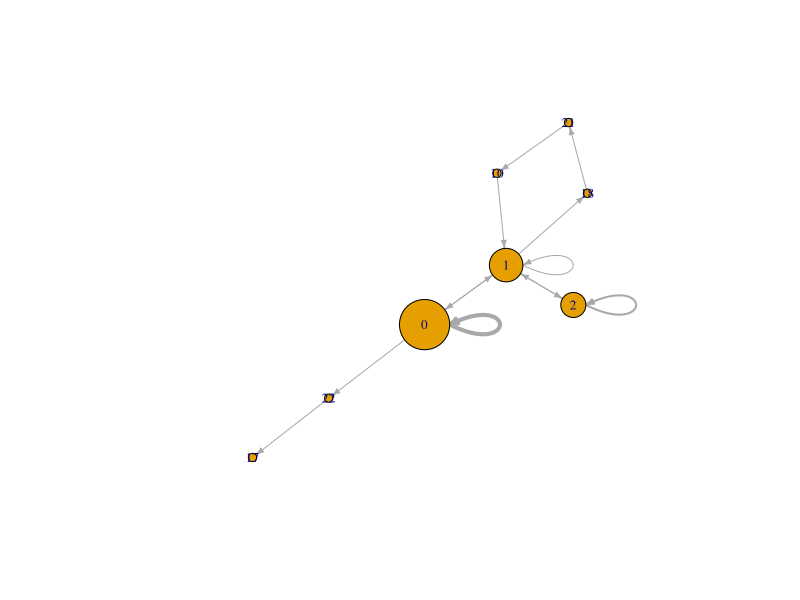

Write R code to recreate this figure.
library(readr)
library(dplyr)
library(igraph)

# =====================================================
# CARGAR DATOS
# =====================================================

Secuencia <- read_delim(
  "Secuencia.csv",
  delim = ";",
  escape_double = FALSE,
  trim_ws = TRUE
)

# =====================================================
# FUNCION PARA RECONSTRUIR RED AOI->AOI
# =====================================================

build_aoi_network <- function(df){
  
  # Orden temporal
  df <- df[order(df$Secuencia), ]
  
  # AOIs visitados
  areas <- df$Area
  
  # Si solo hay una observación no se puede construir red
  if(length(areas) < 2){
    
    return(NULL)
    
  }
  
  # Transiciones consecutivas
  edges <- data.frame(
    from = head(areas,-1),
    to   = tail(areas,-1)
  )
  
  # Frecuencia de transición
  edges_weighted <- edges %>%
    count(from,to,name="weight")
  
  # Grafo dirigido
  g <- graph_from_data_frame(
    edges_weighted,
    directed = TRUE
  )
  
  # Peso de aristas
  E(g)$weight <- edges_weighted$weight
  
  # Frecuencia de visitas por AOI
  node_freq <- table(areas)
  
  V(g)$visits <- as.numeric(
    node_freq[
      match(
        V(g)$name,
        names(node_freq)
      )
    ]
  )
  
  # Devolver todo
  return(
    list(
      graph = g,
      edges = edges,
      edges_weighted = edges_weighted,
      node_freq = node_freq
    )
  )
}

# =====================================================
# CONSTRUIR TODAS LAS REDES
# =====================================================

NetworkList <- list()

subjects <- unique(Secuencia$Sujeto)

for(s in subjects){
  
  cat("Procesando sujeto:",s,"\n")
  
  data_s <- filter(
    Secuencia,
    Sujeto == s
  )
  
  ensayos <- unique(data_s$Ensayo)
  
  for(e in ensayos){
    
    data_se <- filter(
      data_s,
      Ensayo == e
    )
    
    net <- build_aoi_network(data_se)
    
    if(!is.null(net)){
      
      nombre <- paste0(
        "S",
        s,
        "_E",
        e
      )
      
      NetworkList[[nombre]] <- net
      
    }
  }
}

# =====================================================
# EJEMPLO
# =====================================================

net104 <- NetworkList[["S104_E1"]]

plot(
  net104$graph,
  vertex.size = V(net104$graph)$visits * 5,
  edge.width = E(net104$graph)$weight,
  vertex.label.cex = 0.8,
  edge.arrow.size = .4,
  layout = layout_with_fr(net104$graph)
)

length(NetworkList)

Secuencia |>
  dplyr::distinct(Sujeto, Ensayo) |>
  nrow()


Problemas <- data.frame()

subjects <- unique(Secuencia$Sujeto)

for(s in subjects){
  
  data_s <- filter(
    Secuencia,
    Sujeto == s
  )
  
  ensayos <- unique(data_s$Ensayo)
  
  for(e in ensayos){
    
    data_se <- filter(
      data_s,
      Ensayo == e
    )
    
    if(nrow(data_se) < 2){
      
      Problemas <- rbind(
        Problemas,
        data.frame(
          Sujeto = s,
          Ensayo = e,
          N = nrow(data_se)
        )
      )
      
    }
    
  }
  
}

Problemas
table(Problemas$Sujeto)

table(
  sapply(
    NetworkList,
    function(x) gorder(x$graph)
  )
)



summary(
  sapply(
    NetworkList,
    function(x)
      gorder(x$graph)
  )
)


summary(
  sapply(
    NetworkList,
    function(x)
      gsize(x$graph)
  )
)
# ¿Qué AOIs aparecen más frecuentemente?


AOI_frequency <- table(
  unlist(
    lapply(
      NetworkList,
      function(x) V(x$graph)$name
    )
  )
)

sort(
  AOI_frequency,
  decreasing=TRUE
)

# ¿Qué transiciones aparecen más frecuentemente?

all_edges <- do.call(
  rbind,
  lapply(
    NetworkList,
    function(x)
      x$edges
  )
)

table(
  all_edges$from,
  all_edges$to
)


all_edges |>
  count(from,to) |>
  arrange(desc(n))


all_edges <- do.call(
  rbind,
  lapply(
    NetworkList,
    function(x)
      x$edges
  )
)

TransitionMatrix <- all_edges |>
  count(from,to)
